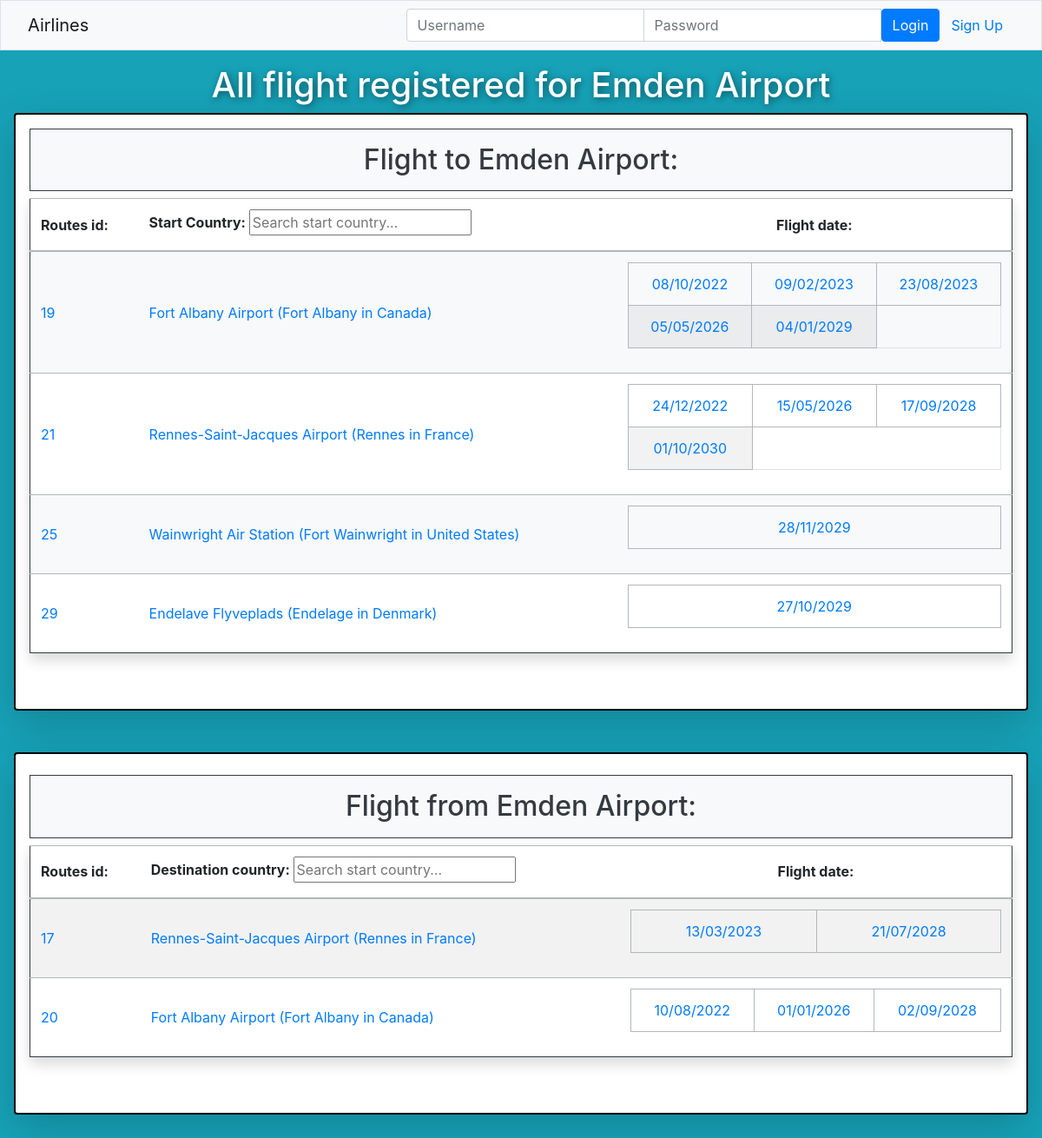
The page /airline/airport/403 on the database as committed earlier.
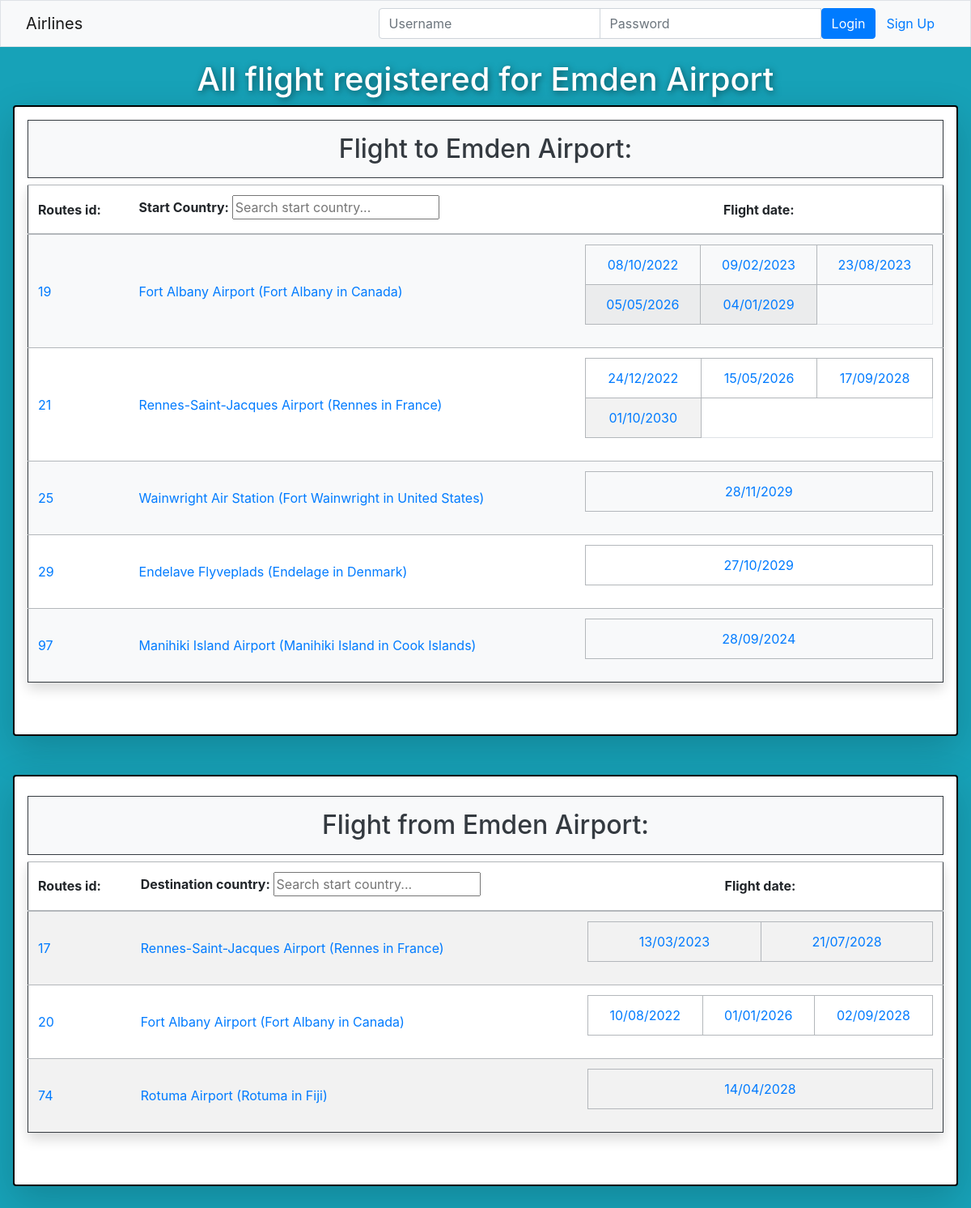
The same page on the database as committed later.
### airline/models.py (models this page shows, shortened)
class Airport(models.Model):
    airport_id = models.IntegerField(primary_key=True)
    name = models.CharField(max_length=100)
    city = models.CharField(max_length=100)
    country = models.CharField(max_length=100)
    latitude = models.FloatField()
    longitude = models.FloatField()
    departures = models.ManyToManyField(
        "Flight", related_name="departure_airports", blank=True
    )
    arrivals = models.ManyToManyField(
        "Flight", related_name="arrival_airports", blank=True
    )
    def __str__(self):
        return f"{self.name}"

class Route(models.Model):
    start = models.ForeignKey(
        Airport, on_delete=models.CASCADE, related_name="departure_routes"
    )
    destination = models.ForeignKey(
        Airport, on_delete=models.CASCADE, related_name="arrival_routes"
    )
    flights = models.ManyToManyField(Flight, related_name="routes")
    def __str__(self):
        return f"{self.id}"

class Flight(models.Model):
    start = models.ForeignKey(
        Airport, on_delete=models.CASCADE, related_name="departure_flights"
    )
    destination = models.ForeignKey(
        Airport, on_delete=models.CASCADE, related_name="arrival_flights"
    )
    date = models.DateTimeField()
    passengers = models.ManyToManyField(
        "Passager", related_name="flight_passager", blank=True
    )

### airline/views.py (the view)
# urls.py: path("airport/<int:airport_id>", views.airport, name="airport"),
def airport(request, airport_id):
    airport = get_object_or_404(Airport, pk=airport_id)
    map = map_creator.create_map(airport)
    context = {
        "airport": airport,
        "map": map._repr_html_(),
        "countries": Airport.objects.values_list("country", flat=True).distinct(),
    }
    return render(request, template_name="airline/airport.html", context=context)

### airline/map_creator.py (called while the page is built, shortened)
def create_map(airport_start, airport_dest=None):
    map = folium.Map(
        location=[airport_start.latitude, airport_start.longitude],
        zoom_start=10,
        height=250,
    )
    folium.Marker(
        location=[airport_start.latitude, airport_start.longitude],
        popup=airport_start.name,
        icon=folium.Icon(color="green"),
    ).add_to(map)
    return map

### airline/templates/airline/airport.html (shortened to what this page needs)
{% extends "airline/index.html" %}
{% block content %}
<div class="p-3 bg-info text-white text-center airport-main">
    <h1 class="text-shadow airport-title">
        All flight registered for {{airport}}
    </h1>
    <div class="shadow-lg p-3 mb-5 bg-white rounded airport-border">
        <table id="route_table1" class="table table-striped table-secondary border border-dark shadow p-3 mb-5 bg-white rounded airport-container-title" >
            <thead>
                <h2 class="p-3 mt-0 bg-light text-dark text-center border border-dark">Flight to {{airport}}:</h2>
                <tr class="text-left">
                    <th>Routes id: </th>
                    <th><label for="start2">Start Country: </label>
                        {% if countries|length > 5 %}
                            <input type="text" id="start2" placeholder="Search start country...">
                        {% endif %}
                    </th>
                    <th class="text-center">Flight date: </th>
                </tr>
            </thead>
            <tbody id="route-table-body">
                {% if airport.arrival_routes.all %}
                    {% for route in airport.arrival_routes.all|dictsort:"id" %}
                        <tr class="text-left" data-start2="{{route.start.country}}" data-destination2="{{route.destination.country}}" data-date="#">
                            <td><a href="/airline/routes/{{route}}">{{ route }}</a></td>
                            <td>
                                {% with start=route.flights.first %}
                                    <a href="{{start.start.airport_id}}">{{ start.start}} ({{start.start.city}} in {{start.start.country}})</a>
                                {% endwith %}
                            </td>
                            <td>
                                <table id="flight_date" class="table table-bordered align-middle">
                                    <tr>
                                        {% for flight in route.flights.all|dictsort:"date" %}
                                            {% if forloop.counter <= 5 %}
                                                {% if forloop.counter0|divisibleby:3 %}
                                                    </tr><tr>
                                                {% endif %}
                                                <td class="align-middle text-center"><a href=/airline/flight/{{flight.id}}>{{ flight.date|date:"d/m/Y" }}</a></td>
                                            {% elif forloop.counter == 6 %}
                                                <td colspan="3" class="align-middle text-center"><a href=/airline/routes/{{route.id}}>and {{ route.flights.all|length|add:-5 }} more...</a></td>
                                            {% endif %}
                                        {% endfor %}
                                    </tr>
                                </table>
                            </td>
                        </tr>
                    {% endfor %}
                {% else %}
                    <tr><td>No flight to this airport</td></tr>
                {% endif %}
            </tbody>
        </table>
    </div>
    <div class="shadow-lg p-3 mb-5 bg-white rounded airport-border">
        <table id ="route-table2" class="table table-striped table-secondary border border-dark shadow p-3 mb-5 bg-white rounded">
            <thead>
                <h2 class="p-3 mt-2 bg-light text-dark border border-dark ">Flight from {{airport}}:</h2>
                <tr class="text-left">
                    <th>Routes id: </th>
                    <th><label for="destination1">Destination country: </label>
                        {% if countries|length > 5 %}
                            <input type="text" id="destination1" placeholder="Search start country...">
                        {% endif %}
                    </th>
                    <th class="text-center">Flight date: </th>
                </tr>
            </thead>
            <tbody id="route-table-body1">
                {% if airport.departure_routes.all %}
                    {% for route in airport.departure_routes.all|dictsort:"id" %}
                    <tr class="text-left" data-start1="{{route.start.country}}" data-destination1="{{route.destination.country}}" data-date1="#">
                        <td><a href="/airline/routes/{{route}}">{{ route }}</a></td>
                        <td>
                            {% with destination=route.flights.first %}
                            <a href="{{destination.destination.airport_id}}">{{ destination.destination}} ({{destination.destination.city}} in {{destination.destination.country}})</a>
                            {% endwith %}
                        </td>
                        <td>
                            <table id="flight_date1" class="table table-bordered align-middle">
                                <tr>
                                    {% for flight in route.flights.all|dictsort:"date" %}
                                        {% if forloop.counter <= 5 %}
                                            {% if forloop.counter0|divisibleby:3 %}</tr><tr>{% endif %}
                                            <td class="align-middle text-center"><a href=/airline/flight/{{flight.id}}>{{ flight.date|date:"d/m/Y" }}</a></td>
                                        {% elif forloop.counter == 6 %}
                                            <td colspan="3" class="align-middle text-center"><a href=/airline/routes/{{route.id}}>and {{ route.flights.all|length|add:-5 }} more...</a></td>
                                        {% endif %}
                                    {% endfor %}
                                </tr>
                            </table>
                        </td>
                    </tr>
                    {% endfor %}
                {% else %}
                    <tr><td>No flight from this airport</td></tr>
                {% endif %}
            </tbody>
        </table>
    </div>
</div>
{% endblock %}

### airline/templates/airline/index.html (shortened to what this page needs)
<!DOCTYPE html>
<html lang="en">
<head>
    {% load static %}
    <link rel="stylesheet" href="https://maxcdn.bootstrapcdn.com/bootstrap/4.5.2/css/bootstrap.min.css">
    <link rel="stylesheet" type="text/css" href="/static/airline/styles.css">
</head>
<body>
    <nav class="navbar navbar-light bg-light border">
        <div class="container-fluid">
            <div class="navbar-header">
                    <a class="navbar-brand" href="{% url 'airline:main' %}">Airlines</a>
            </div>
            <ul class="nav navbar-nav navbar-right">
                {% if user.is_authenticated %}
                <li>
                  {% for passager in user.passager_user.all %}
                    <a class="btn btn-link" href="/airline/passager/{{passager.id}}">{{ user.first_name }} {{ user.last_name }}</a>
                  {% endfor %}
                  {% if user.groups.all.0.name == "Staff" or request.user.is_superuser  %}
                    <a class="btn btn-link" href="/admin">{{user}}</a>
                    <a class="btn btn-link" href="/airline/add_data">Add data</a>
                  {% endif %}
                  <a class="btn btn-link" href="{% url 'user:logout' %}">Logout</a>
                </li>
                {% else %}
                <li>
                    <form class="form-inline" action="{% url 'user:login' %}" method="post">
                        <div class="input-group">
                            <input type="text" class="form-control" placeholder="Username" name="username" >
                            <input type="password" class="form-control" placeholder="Password" name="psw" >
                            <button class="btn btn-primary" type="submit">Login</button>
                            <a class="btn btn-link" href="{% url 'user:registration' %}">Sign Up</a>
                        </div>
                    </form>
                </li>
                {% endif %}
            </ul>
        </div>
    </nav>
{% block content %}
{% endblock %}
</html>

### airline/static/airline/styles.css (style rules this page uses)
th, td { vertical-align: middle !important; }
.airport-main { position: absolute; width: 100%; }
.airport-title { text-shadow: 0.1rem 0.1rem 0.5rem rgba(0, 0, 0, 0.5); }
.airport-border { border-width: 2px; border-style: solid; border-color: black; overflow-x: auto; }
.airport-container-title { overflow-x: auto; }

Rows that differ between the two databases and show on the page:
added Route: id "97", flights.first.start "Manihiki Island Airport", flights.first.start.city "Manihiki Island", flights.first.start.country "Cook Islands", shown under "Flight to Emden Airport:"
added Flight: date "28/09/2024", shown under "97"
added Route: id "74", flights.first.destination "Rotuma Airport", flights.first.destination.city "Rotuma", flights.first.destination.country "Fiji", shown under "Flight from Emden Airport:"
added Flight: date "14/04/2028", shown under "74"
